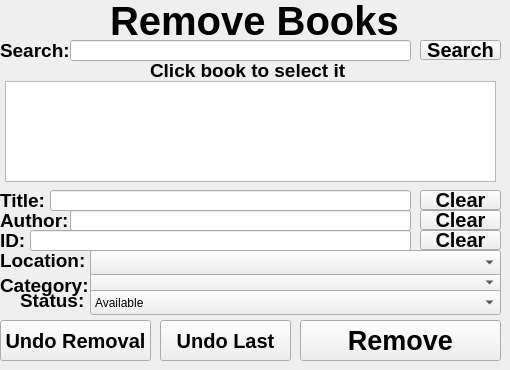
    <widget class="QWidget" name="page_4">
     <widget class="QLabel" name="label_104">
      <property name="geometry">
       <rect>
        <x>0</x>
        <y>40</y>
        <width>71</width>
        <height>21</height>
       </rect>
      </property>
      <property name="font">
       <font>
        <pointsize>14</pointsize>
        <bold>true</bold>
       </font>
      </property>
      <property name="text">
       <string>Search:</string>
      </property>
     </widget>
     <widget class="QPushButton" name="btnSearch_book_remove">
      <property name="geometry">
       <rect>
        <x>420</x>
        <y>40</y>
        <width>81</width>
        <height>20</height>
       </rect>
      </property>
      <property name="font">
       <font>
        <pointsize>15</pointsize>
        <bold>true</bold>
       </font>
      </property>
      <property name="text">
       <string>Search</string>
      </property>
     </widget>
     <widget class="QPushButton" name="btnClear_id_book_remove">
      <property name="geometry">
       <rect>
        <x>420</x>
        <y>230</y>
        <width>81</width>
        <height>20</height>
       </rect>
      </property>
      <property name="font">
       <font>
        <pointsize>15</pointsize>
        <bold>true</bold>
       </font>
      </property>
      <property name="text">
       <string>Clear</string>
      </property>
     </widget>
     <widget class="QLabel" name="label_48">
      <property name="geometry">
       <rect>
        <x>0</x>
        <y>270</y>
        <width>91</width>
        <height>31</height>
       </rect>
      </property>
      <property name="font">
       <font>
        <pointsize>14</pointsize>
        <bold>true</bold>
       </font>
      </property>
      <property name="text">
       <string>Category:</string>
      </property>
     </widget>
     <widget class="QPushButton" name="btnClear_title_book_remove">
      <property name="geometry">
       <rect>
        <x>420</x>
        <y>190</y>
        <width>81</width>
        <height>20</height>
       </rect>
      </property>
      <property name="font">
       <font>
        <pointsize>15</pointsize>
        <bold>true</bold>
       </font>
      </property>
      <property name="text">
       <string>Clear</string>
      </property>
     </widget>
     <widget class="QLabel" name="label_49">
      <property name="geometry">
       <rect>
        <x>20</x>
        <y>290</y>
        <width>71</width>
        <height>21</height>
       </rect>
      </property>
      <property name="font">
       <font>
        <pointsize>14</pointsize>
        <bold>true</bold>
       </font>
      </property>
      <property name="text">
       <string>Status:</string>
      </property>
     </widget>
     <widget class="QLineEdit" name="txtSearch_book_remove">
      <property name="geometry">
       <rect>
        <x>70</x>
        <y>40</y>
        <width>341</width>
        <height>21</height>
       </rect>
      </property>
      <property name="font">
       <font>
        <pointsize>14</pointsize>
        <bold>true</bold>
       </font>
      </property>
      <property name="text">
       <string/>
      </property>
     </widget>
     <widget class="QPushButton" name="btnRemove_book">
      <property name="geometry">
       <rect>
        <x>300</x>
        <y>320</y>
        <width>201</width>
        <height>41</height>
       </rect>
      </property>
      <property name="font">
       <font>
        <pointsize>20</pointsize>
        <bold>true</bold>
       </font>
      </property>
      <property name="text">
       <string>Remove</string>
      </property>
     </widget>
     <widget class="QLabel" name="label_50">
      <property name="geometry">
       <rect>
        <x>0</x>
        <y>190</y>
        <width>54</width>
        <height>21</height>
       </rect>
      </property>
      <property name="font">
       <font>
        <pointsize>14</pointsize>
        <bold>true</bold>
       </font>
      </property>
      <property name="text">
       <string>Title:</string>
      </property>
     </widget>
     <widget class="QListWidget" name="lstSearch_book_remove">
      <property name="geometry">
       <rect>
        <x>5</x>
        <y>81</y>
        <width>491</width>
        <height>101</height>
       </rect>
      </property>
     </widget>
     <widget class="QComboBox" name="cboCategory_book_remove">
      <property name="geometry">
       <rect>
        <x>90</x>
        <y>270</y>
        <width>411</width>
        <height>25</height>
       </rect>
      </property>
     </widget>
     <widget class="QLineEdit" name="txtAuthor_book_remove">
      <property name="geometry">
       <rect>
        <x>70</x>
        <y>210</y>
        <width>341</width>
        <height>21</height>
       </rect>
      </property>
      <property name="font">
       <font>
        <pointsize>14</pointsize>
        <bold>true</bold>
       </font>
      </property>
     </widget>
     <widget class="QLabel" name="label_51">
      <property name="geometry">
       <rect>
        <x>0</x>
        <y>230</y>
        <width>31</width>
        <height>21</height>
       </rect>
      </property>
      <property name="font">
       <font>
        <pointsize>14</pointsize>
        <bold>true</bold>
       </font>
      </property>
      <property name="text">
       <string>ID:</string>
      </property>
     </widget>
     <widget class="QLineEdit" name="txtTitle_book_remove">
      <property name="geometry">
       <rect>
        <x>50</x>
        <y>190</y>
        <width>361</width>
        <height>21</height>
       </rect>
      </property>
      <property name="font">
       <font>
        <pointsize>14</pointsize>
        <bold>true</bold>
       </font>
      </property>
     </widget>
     <widget class="QLabel" name="label_52">
      <property name="geometry">
       <rect>
        <x>110</x>
        <y>0</y>
        <width>291</width>
        <height>41</height>
       </rect>
      </property>
      <property name="font">
       <font>
        <pointsize>30</pointsize>
        <bold>true</bold>
       </font>
      </property>
      <property name="text">
       <string>Remove Books</string>
      </property>
     </widget>
     <widget class="QLabel" name="label_105">
      <property name="geometry">
       <rect>
        <x>150</x>
        <y>60</y>
        <width>201</width>
        <height>21</height>
       </rect>
      </property>
      <property name="font">
       <font>
        <pointsize>14</pointsize>
        <bold>true</bold>
       </font>
      </property>
      <property name="text">
       <string>Click book to select it</string>
      </property>
     </widget>
     <widget class="QLabel" name="label_53">
      <property name="geometry">
       <rect>
        <x>0</x>
        <y>250</y>
        <width>91</width>
        <height>21</height>
       </rect>
      </property>
      <property name="font">
       <font>
        <pointsize>14</pointsize>
        <bold>true</bold>
       </font>
      </property>
      <property name="text">
       <string>Location:</string>
      </property>
     </widget>
     <widget class="QPushButton" name="btnClear_author_book_remove">
      <property name="geometry">
       <rect>
        <x>420</x>
        <y>210</y>
        <width>81</width>
        <height>20</height>
       </rect>
      </property>
      <property name="font">
       <font>
        <pointsize>15</pointsize>
        <bold>true</bold>
       </font>
      </property>
      <property name="text">
       <string>Clear</string>
      </property>
     </widget>
     <widget class="QLabel" name="label_54">
      <property name="geometry">
       <rect>
        <x>0</x>
        <y>210</y>
        <width>71</width>
        <height>21</height>
       </rect>
      </property>
      <property name="font">
       <font>
        <pointsize>14</pointsize>
        <bold>true</bold>
       </font>
      </property>
      <property name="text">
       <string>Author:</string>
      </property>
     </widget>
     <widget class="QComboBox" name="cboLocation_book_remove">
      <property name="geometry">
       <rect>
        <x>90</x>
        <y>250</y>
        <width>411</width>
        <height>25</height>
       </rect>
      </property>
     </widget>
     <widget class="QLineEdit" name="txtId_book_remove">
      <property name="geometry">
       <rect>
        <x>30</x>
        <y>230</y>
        <width>381</width>
        <height>21</height>
       </rect>
      </property>
      <property name="font">
       <font>
        <pointsize>14</pointsize>
        <bold>true</bold>
       </font>
      </property>
     </widget>
     <widget class="QPushButton" name="btnUndoRemoval_book">
      <property name="geometry">
       <rect>
        <x>0</x>
        <y>320</y>
        <width>151</width>
        <height>41</height>
       </rect>
      </property>
      <property name="font">
       <font>
        <pointsize>15</pointsize>
        <bold>true</bold>
       </font>
      </property>
      <property name="text">
       <string>Undo Removal</string>
      </property>
     </widget>
     <widget class="QComboBox" name="cboStatus_book_remove">
      <property name="geometry">
       <rect>
        <x>90</x>
        <y>290</y>
        <width>411</width>
        <height>25</height>
       </rect>
      </property>
      <item>
       <property name="text">
        <string>Available</string>
       </property>
      </item>
      <item>
       <property name="text">
        <string>Missing</string>
       </property>
      </item>
      <item>
       <property name="text">
        <string>Damaged</string>
       </property>
      </item>
      <item>
       <property name="text">
        <string>Borrowed</string>
       </property>
      </item>
      <item>
       <property name="text">
        <string>Banned</string>
       </property>
      </item>
     </widget>
     <widget class="QPushButton" name="btnUndoLast_book">
      <property name="geometry">
       <rect>
        <x>160</x>
        <y>320</y>
        <width>131</width>
        <height>41</height>
       </rect>
      </property>
      <property name="font">
       <font>
        <pointsize>15</pointsize>
        <bold>true</bold>
       </font>
      </property>
      <property name="text">
       <string>Undo Last</string>
      </property>
     </widget>
    </widget>
